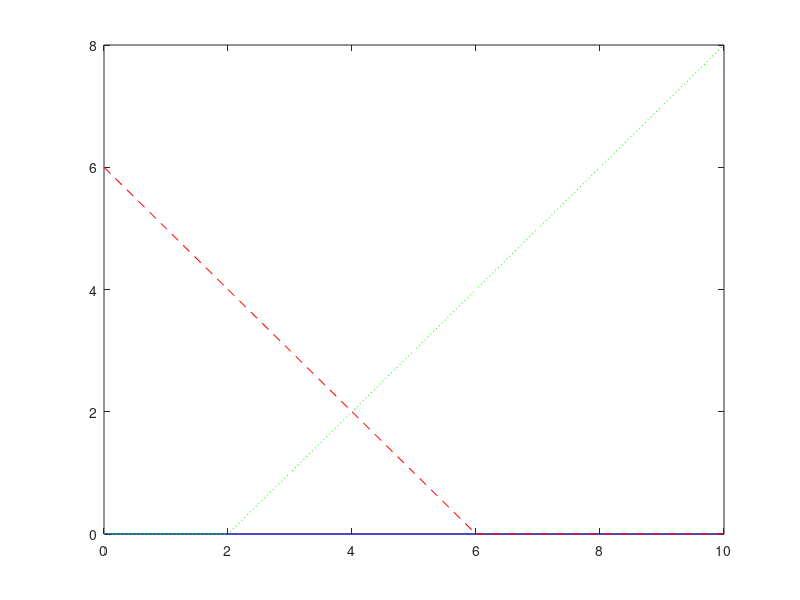

Source code (MATLAB):
A = [-1 -3; 1 1; 1 -1];
B = [10; 6; 2];
y1 = 0 : 1 : max(B);
Y = y1;

X11 = (B(1)-A(1,1).*Y)./A(1,2);
X12 = (B(2)-A(2,1).*Y)./A(2,2);
X13 = (B(3)-A(3,1).*Y)./A(3,2);

X11 = max(0, X11);
X12 = max(0, X12);
X13 = max(0, X13);

plot(y1, X11, 'b-', y1, X12, 'r--', y1, X13, 'g:')

% corner point
% cx1 = find(Y==0);
% c1 = find(X11 == 0);
% disp(cx1)
% disp(c1)
% line1 = [Y(:,[c1,cx1]);x11(:,[c1,cx1])]';

% c2 = find(X11 == 0);
% line2 = [Y(:,[c2,cx1]);x21(:,[c2,cx1])]';

% c3 = find(X11 == 0);
% line3 = [Y(:,[c3,cx1]);x31(:,[c3,cx1])]';




% corner point
cx1 = find(Y==0);
c1 = find(X11 == 0);
c2 = find(X12 == 0);
c3 = find(X13 == 0);

line1 = [Y([c1,cx1]); X11([c1,cx1])]';
line2 = [Y([c2,cx1]); X12([c2,cx1])]';
line3 = [Y([c3,cx1]); X13([c3,cx1])]';

